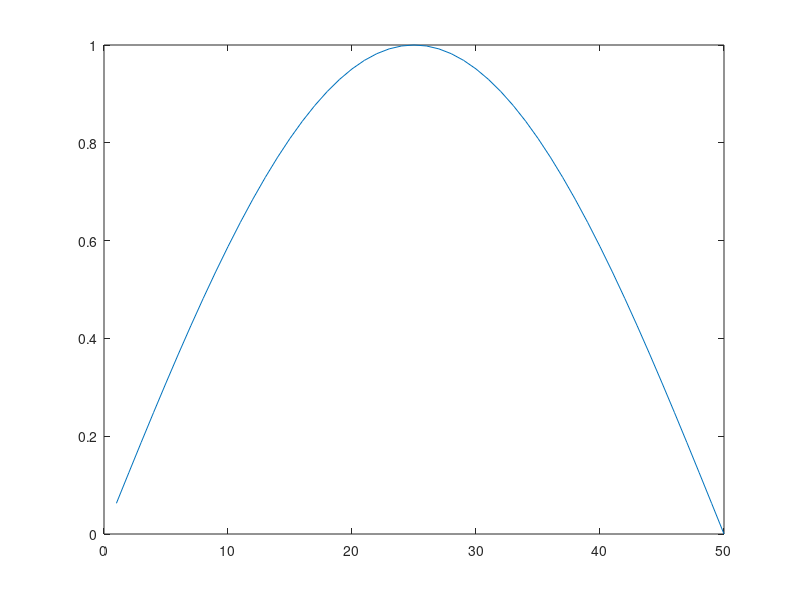

MATLAB code to generate this figure: (Note: this script raises an error after producing the figure.)
function Test_18
%TEST_18 Summary of this function goes here
%   Detailed explanation goes here
close all
clear all
clc

a = 1:50;
a = sin(a*2*pi/100);
figure,plot(a);
b = 1:500;
b = b/10;
c = SincInterpolation(a,b,8,1);
figure,plot(b,c);
hold on

end
